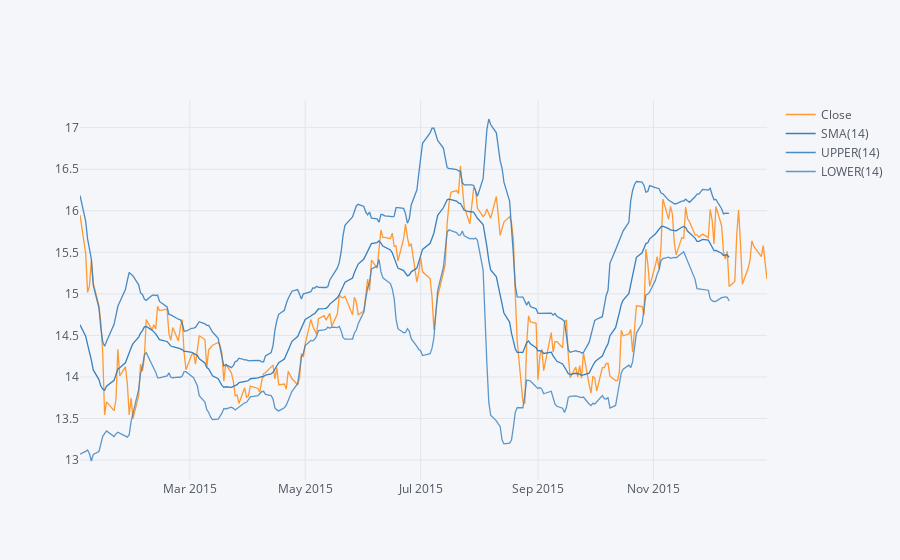

Notebook source saved alongside this figure:
### Markdown cell above
**Use .ta_plot(study='boll') to create a Bollinger Band Plot for Bank of America for the year 2015.**

### Code cell
BAC['Close'][BAC.index.year == 2015].ta_plot(study='boll')

### Figure 1 — Plotly figure (JSON) as saved in the notebook; plotly's stock layout.template omitted (floating-point values rounded to 4 significant figures; data arrays with more than 128 entries replaced by an {"elided": "..."} marker saying what was removed)
{"data": [{"line": {"color": "rgba(255, 153, 51, 1.0)", "dash": "solid", "shape": "linear", "width": 1.3}, "mode": "lines", "name": "Close", "text": "", "type": "scatter", "x": {"elided": "252 str values"}, "y": {"elided": "252 float values"}}, {"line": {"color": "rgba(55, 128, 191, 1.0)", "dash": "solid", "shape": "linear", "width": 1.3}, "mode": "lines", "name": "SMA(14)", "text": "", "type": "scatter", "x": {"elided": "252 str values"}, "y": {"elided": "252 mixed values"}}, {"line": {"color": "rgba(55, 128, 191, 0.8999999999999999)", "dash": "solid", "shape": "linear", "width": 1.3}, "mode": "lines", "name": "UPPER(14)", "text": "", "type": "scatter", "x": {"elided": "252 str values"}, "y": {"elided": "252 mixed values"}}, {"line": {"color": "rgba(55, 128, 191, 0.7999999999999998)", "dash": "solid", "shape": "linear", "width": 1.3}, "mode": "lines", "name": "LOWER(14)", "text": "", "type": "scatter", "x": {"elided": "252 str values"}, "y": {"elided": "252 mixed values"}}], "layout": {"legend": {"bgcolor": "#F5F6F9", "font": {"color": "#4D5663"}}, "paper_bgcolor": "#F5F6F9", "plot_bgcolor": "#F5F6F9", "title": {"font": {"color": "#4D5663"}}, "xaxis": {"gridcolor": "#E1E5ED", "showgrid": true, "tickfont": {"color": "#4D5663"}, "title": {"font": {"color": "#4D5663"}, "text": ""}, "zerolinecolor": "#E1E5ED"}, "yaxis": {"gridcolor": "#E1E5ED", "showgrid": true, "tickfont": {"color": "#4D5663"}, "title": {"font": {"color": "#4D5663"}, "text": ""}, "zerolinecolor": "#E1E5ED"}}}
